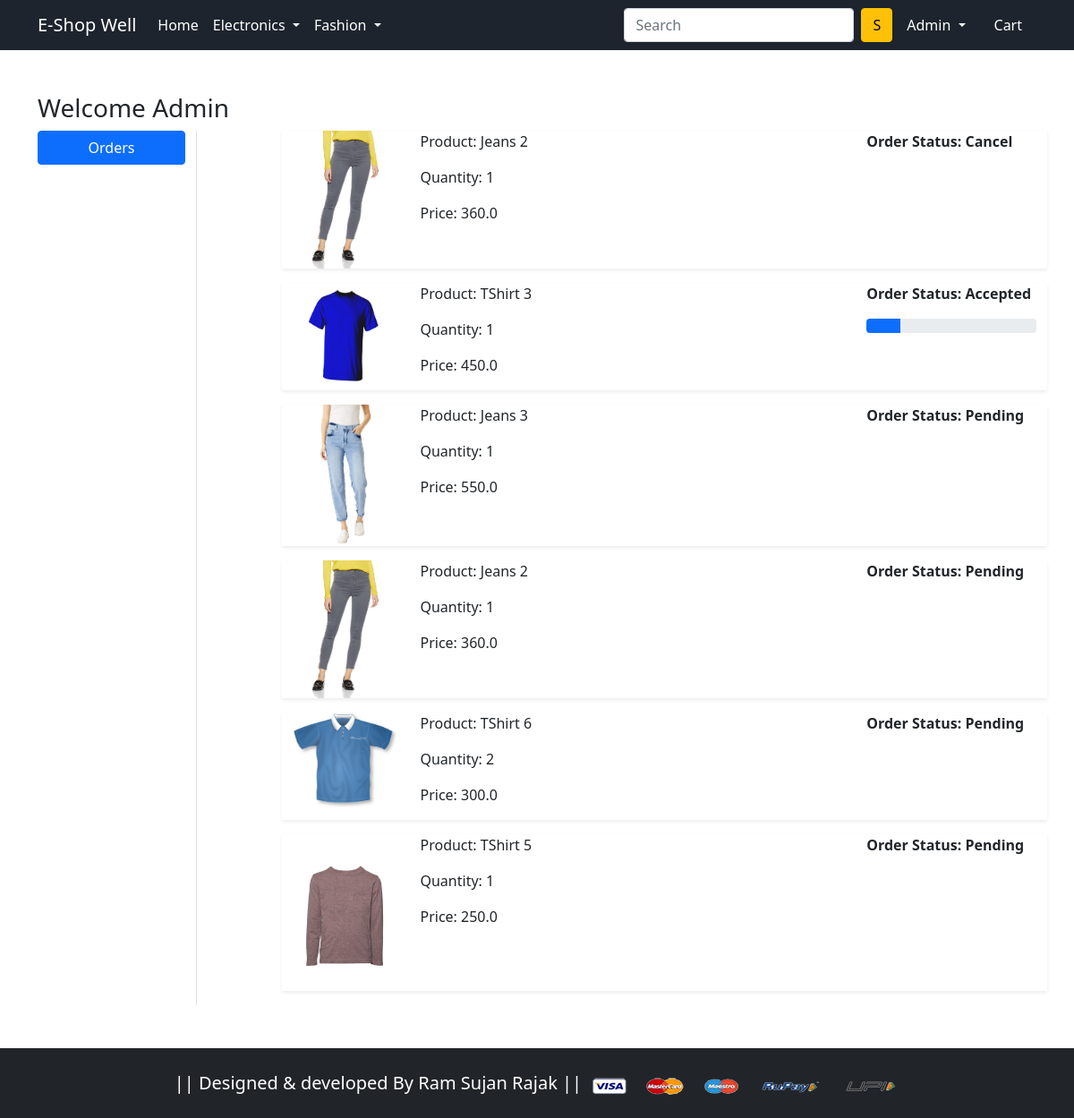
Screenshot of /orders/ (signed in) with the database file from the repository.
### app/models.py (models this page shows, shortened)
class OrderPlaced(models.Model):
 user = models.ForeignKey(User, on_delete=models.CASCADE)
 customer = models.ForeignKey(Customer, on_delete=models.CASCADE)
 product = models.ForeignKey(Product, on_delete=models.CASCADE)
 quantity = models.PositiveIntegerField(default=1)
 ordered_date = models.DateTimeField(auto_now_add=True)
 status = models.CharField(max_length=50,choices=STATUS_CHOICES,default='Pending')
 @property
 def total_cost(self):
   return self.quantity * self.product.discounted_price

class Product(models.Model):
 title = models.CharField(max_length=100)
 selling_price = models.FloatField()
 discounted_price = models.FloatField()
 description = models.TextField()
 brand = models.CharField(max_length=100)
 category = models.CharField( choices=CATEGORY_CHOICES, max_length=2)
 product_image = models.ImageField(upload_to='productimg')

### app/views.py (the view)
# urls.py: path('orders/', views.orders, name='orders'),
@login_required
def orders(request):
	op = OrderPlaced.objects.filter(user=request.user)
	return render(request, 'app/orders.html', {'order_placed':op})

### app/templates/app/orders.html (shortened to what this page needs)
{% extends 'app/base.html' %}
{% load static %}
{% block main-content %}
<div class="container my-5">
 <div class="row">
  <h3>Welcome <span class="text-capitalize">{{request.user}}</span> </h3>
  <div class="col-sm-2 border-end">
   <ul class="list-unstyled">
    <li class="d-grid"><a href="{% url 'orders' %}" class="btn btn-primary">Orders</a></li>
   </ul>
  </div>
  <div class="col-sm-9 offset-sm-1">
  {% for op in order_placed %}
   <div class="row shadow-sm mb-3">
    <div class="col-sm-2">
     <img src="{{op.product.product_image.url}}" alt="" srcset="" class="img-fluid" height="150" width="150">
    </div>
    <div class="col-sm-7">
     <p>Product: {{op.product.title}}</p>
     <p>Quantity: {{op.quantity}}</p>
     <p>Price: {{op.total_cost}}</p>
    </div>
    <div class="col-sm-3 fw-bold">
     <p>Order Status: {{op.status}}</p>
      {% if op.status == 'Accepted' %}
      <div class="progress">
       <div class="progress-bar" role="progressbar" style="width: 20%" aria-valuenow="20" aria-valuemin="0" aria-valuemax="100"></div>
      </div>
      {% endif %}
    </div>
   </div>
   {% endfor %}
  </div>
 </div>
</div>
{% endblock main-content %}

### app/templates/app/base.html (shortened to what this page needs)
<!doctype html>
{% load static %}
<html lang="en">
  <head>
    <link href="https://cdn.jsdelivr.net/npm/bootstrap@5.0.0-beta1/dist/css/bootstrap.min.css" rel="stylesheet">
    <link rel="stylesheet" href="{% static 'app/css/owl.carousel.min.css' %}">
    <link rel="stylesheet" href="{% static 'app/css/all.min.css' %}">
    <link rel="stylesheet" href="{% static 'app/css/style.css' %}">
  </head>
  <body>
    <nav class="navbar navbar-expand-lg navbar-dark custom-bg-primary sticky-top" >
     <div class="container">
       <a class="navbar-brand" href="/" >E-Shop Well</a>
       <div class="collapse navbar-collapse" id="navbarSupportedContent">
         <ul class="navbar-nav me-auto mb-2 mb-lg-0">
           <li class="nav-item">
             <a class="nav-link active" aria-current="page" href="/">Home</a>
           </li>
           <li class="nav-item dropdown">
             <a class="nav-link dropdown-toggle text-white" href="#" id="electronicsDropdown" role="button" data-bs-toggle="dropdown" aria-expanded="false">
               Electronics
             </a>
           </li>
           <li class="nav-item dropdown">
             <a class="nav-link dropdown-toggle text-white" href="#" id="fashionDropdown" role="button" data-bs-toggle="dropdown" aria-expanded="false">
               Fashion
             </a>
           </li>
         </ul>
         <form class="d-flex">
           <input class="form-control me-2" type="search" placeholder="Search" aria-label="Search">
           <button class="btn btn-warning" type="submit">S</button>
         </form>
         <div>
          <ul class="navbar-nav me-auto mb-2 mb-lg-0">
          {% if request.user.is_authenticated %}
           <li class="nav-item dropdown mx-2">
              <a class="nav-link dropdown-toggle text-white" href="#" id="profileDropdown" role="button" data-bs-toggle="dropdown" aria-expanded="false">
                {{request.user.username|capfirst}}
              </a>
            </li>
            <li class="nav-item mx-2">
              <a href="{% url 'showcart' %}" class="nav-link text-white"> Cart </a>
            </li>
            {% endif %}
          </ul>
         </div>
       </div>
     </div>
    </nav>
    {% block main-content %} {% endblock main-content %}
    <footer class="container-fluid bg-dark text-center p-4 mt-1">
        <small class="text-white"  style="font-size: 20px;">|| Designed & developed By Ram Sujan Rajak || </small>
        <img src="{% static 'app/images/payment.png' %}" alt="" srcset="" class="img-fluid" height="20px">
    </footer>
  </body>
</html>

### app/templates/app/base.html (style rules this page uses)
.custom-bg-primary { background-color: #1d242d; }
body { background-color: black; }

### rows the page displays
OrderPlaced: product.product_image (picture), product "Jeans 2", quantity "1", total_cost "360.0", status "Cancel"
OrderPlaced: product.product_image (picture), product "TShirt 3", quantity "1", total_cost "450.0", status "Accepted"
OrderPlaced: product.product_image (picture), product "Jeans 3", quantity "1", total_cost "550.0", status "Pending"
OrderPlaced: product.product_image (picture), product "Jeans 2", quantity "1", total_cost "360.0", status "Pending"
OrderPlaced: product.product_image (picture), product "TShirt 6", quantity "2", total_cost "300.0", status "Pending"
OrderPlaced: product.product_image (picture), product "TShirt 5", quantity "1", total_cost "250.0", status "Pending"

### other values shown
{{ request.user.username|capfirst }} "Admin"
{{ request.user }} "Admin"
